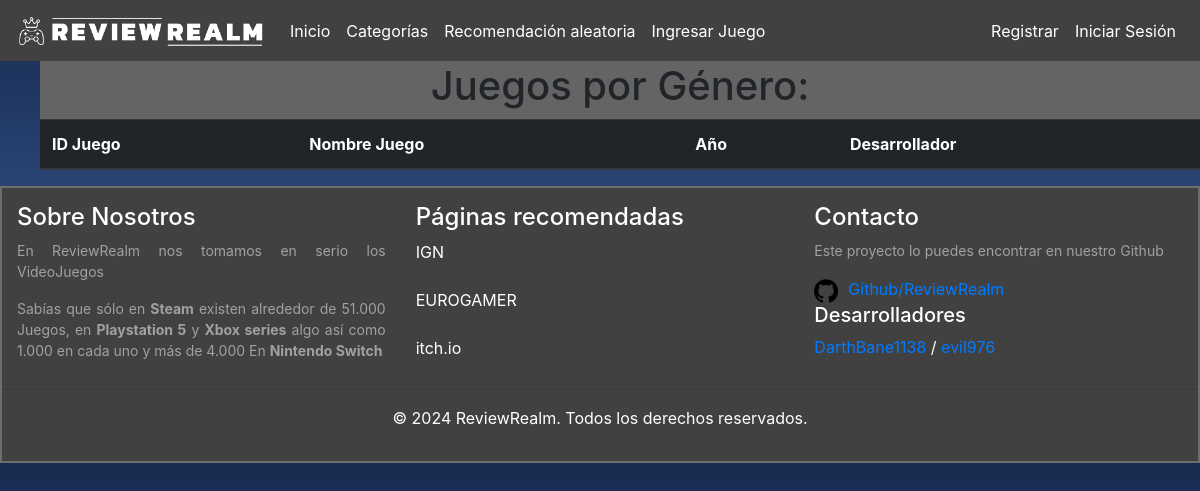
/ReviewRealm/juegos_por_genero/8, run on an earlier commit of the app's database.
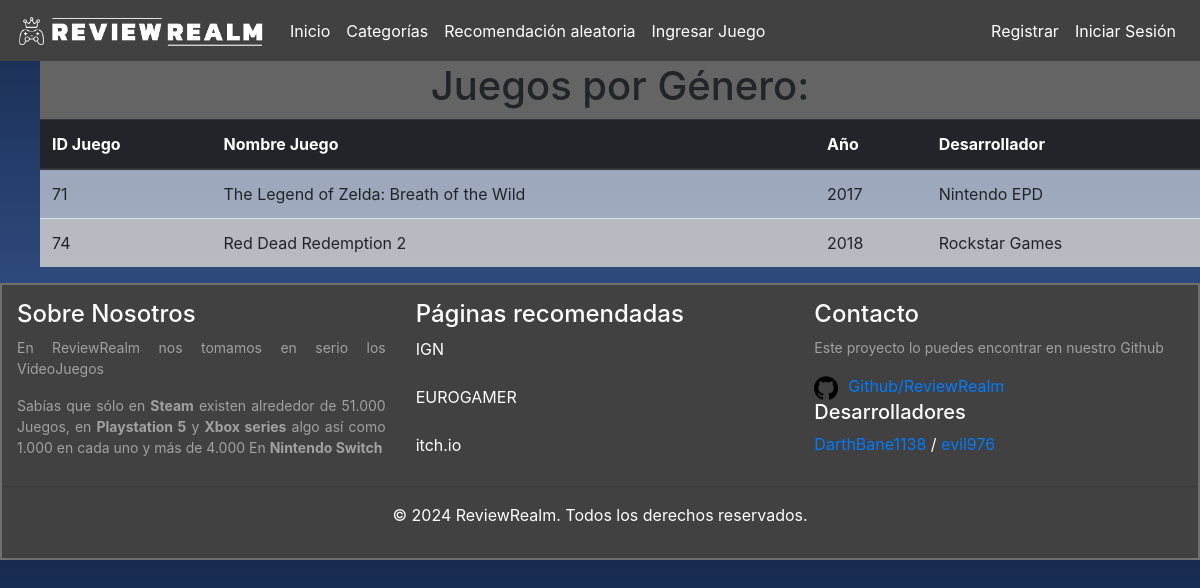
And on a later commit of the database.
### ReviewRealm/models.py (models this page shows, shortened)
class Juego(models.Model):
    id_juego = models.AutoField(db_column='idJuego',primary_key=True)
    titulo = models.CharField(max_length=200)
    descripcion = models.TextField(blank=True, null=True)
    anio = models.IntegerField(validators=[MinValueValidator(1900), MaxValueValidator(9999)])
    id_genero_juego = models.ForeignKey('Genero_Juego', on_delete=models.CASCADE, db_column='idGeneroJuego')
    desarrollador = models.CharField(max_length=200)
    publisher = models.CharField(max_length=200)
    calificacion = models.DecimalField(max_digits=3, decimal_places=1, null=True, blank=True)
    plataforma = models.CharField(max_length=100)
    duracion = models.PositiveIntegerField(validators=[MaxValueValidator(99999)])
    clasificacion = models.CharField(max_length=200)
    imagen_portada = models.ImageField(upload_to='portadas/', blank=True, null=True)

### ReviewRealm/views.py (the view)
# urls.py: path('juegos_por_genero/<int:pk>', views.juegos_por_genero, name='juegos_por_genero'),
def juegos_por_genero(request, pk):
    generos_juegos = Genero_Juego.objects.get(id_genero_juego=pk)
    juegos = Juego.objects.filter(id_genero_juego=pk)
    context = {'generos_juegos':generos_juegos, 'juegos':juegos}
    return render(request, 'ReviewRealm/juegos_por_genero.html', context)

### ReviewRealm/templates/ReviewRealm/juegos_por_genero.html (shortened to what this page needs)
{% extends 'ReviewRealm/base.html' %}
{% load static %}
{% block content %}
<ul>
    <div class="contenedor-titulo">
        <h1 class ="text-center">Juegos por Género: {{juegos.id_genero_juego.nombre_genero}}</h1>
    </div>
    <table class="table table-striped">
        <thead class="thead-dark">
            <tr>
                <th>ID Juego</th>
                <th>Nombre Juego</th>
                <th>Año</th>
                <th>Desarrollador</th>
            </tr>
        </thead>
        {% if juegos %}
            {% for juego in juegos %}
                <tr class="fila_juego_por_genero">
                    <td>{{juego.id_juego}}</td>
                    <td>{{juego.titulo}}</td>
                    <td>{{juego.anio}}</td>
                    <td>{{juego.desarrollador}}</td>
                </tr>
            {% endfor %}
        {% endif %}
    </table>
</ul>
{% endblock %}

What changed in the data, as far as the page shows it:
added Juego: id_juego "71", titulo "The Legend of Zelda: Breath of the Wild", anio "2017", desarrollador "Nintendo EPD"
added Juego: id_juego "74", titulo "Red Dead Redemption 2", anio "2018", desarrollador "Rockstar Games"
